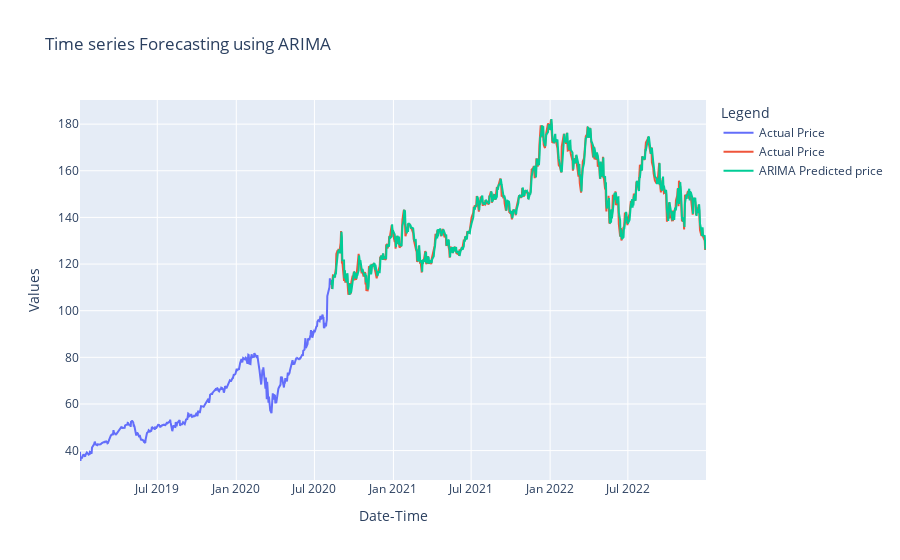

The notebook cell this image was saved under:
### Code cell
p,d,q = 6, 2, 3
history = stock_data["Close"]
start_index, end_index = training_data_len, stock_data["Close"].shape[0]
model = ARIMA(history, order=(p,d,q))
model_fit = model.fit()
predictions = model_fit.predict(start= stock_data["Close"].index[start_index], end=stock_data["Close"].index[end_index-1])

# Evaluate using RMSE
rmse = np.sqrt(mean_squared_error(test_data, predictions))

data = stock_data.filter(['Close'])
train = data[:len(train_data)]
validation = data[len(train_data):]
validation['Predictions'] = predictions
train.reset_index(inplace = True)
validation.reset_index(inplace = True)

fig = go.Figure()
fig.add_trace(go.Scatter(x=train.Date, y=train.Close, mode='lines', name='Actual Price'))
fig.add_trace(go.Scatter(x=validation.Date, y=validation.Close, mode='lines', name='Actual Price'))
fig.add_trace(go.Scatter(x=validation.Date, y=validation.Predictions, mode='lines', name='ARIMA Predicted price'))
fig.update_layout(
        title="Time series Forecasting using ARIMA",
        xaxis_title="Date-Time",
        yaxis_title="Values",
        legend_title="Legend",
)
fig.show()

### Figure 1 — Plotly figure (JSON) as saved in the notebook; plotly's stock layout.template omitted (floating-point values rounded to 4 significant figures; data arrays with more than 128 entries replaced by an {"elided": "..."} marker saying what was removed)
{"data": [{"mode": "lines", "name": "Actual Price", "type": "scatter", "x": {"elided": "404 str values"}, "y": {"elided": "404 float values"}}, {"mode": "lines", "name": "Actual Price", "type": "scatter", "x": {"elided": "604 str values"}, "y": {"elided": "604 float values"}}, {"mode": "lines", "name": "ARIMA Predicted price", "type": "scatter", "x": {"elided": "604 str values"}, "y": {"elided": "604 float values"}}], "layout": {"legend": {"title": {"text": "Legend"}}, "title": {"text": "Time series Forecasting using ARIMA"}, "xaxis": {"title": {"text": "Date-Time"}, "type": "date", "range": ["2019-01-02", "2022-12-30"], "autorange": true}, "yaxis": {"title": {"text": "Values"}, "type": "linear", "range": [27.4, 190.3], "autorange": true}, "autosize": true}}
